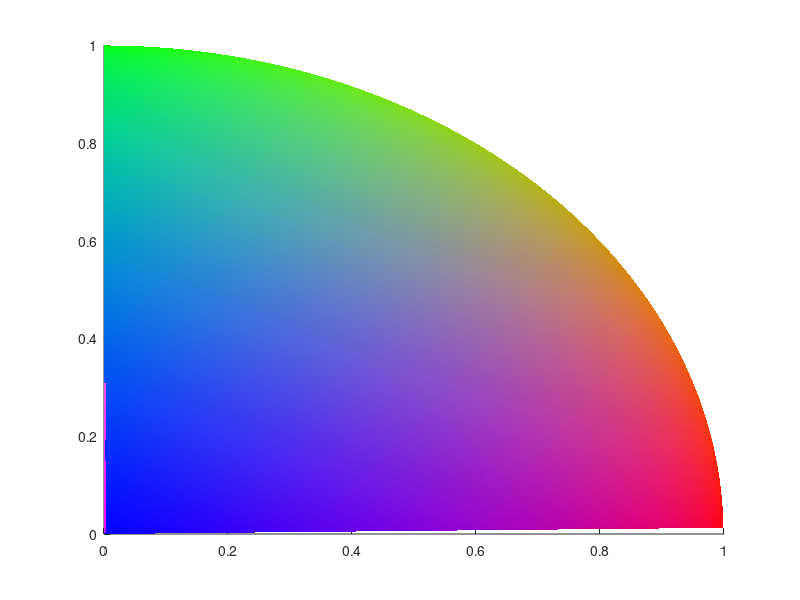

Write the MATLAB code that produced this figure. (Note: this script raises an error after producing the figure.)
clear
%change to current dir
cd(fileparts(mfilename('fullpath')))
%make colored surface
[x y z] = sphere(500);
ind = x > 0 & y > 0 & z > 0;
width = sum(ind(end-1,:));
x = reshape(x(ind),[],width);
y = reshape(y(ind),[],width);
z = reshape(z(ind),[],width);

depth = 256;
 colorIndex = x *depth...
     + y*depth*depth - mod(y*depth*depth, depth) + ...
     + z*depth*depth*depth - mod(z*depth*depth*depth, depth*depth);
surface(x,y,z, colorIndex,'CDataMapping','direct','EdgeColor','none','LineStyle','none')

map = [repmat((1:depth)',depth*depth,1) ./ depth...
    repmat((1:depth*depth)',depth,1) ./ (depth*depth)...
    repmat((1:depth*depth*depth)',1,1) ./ (depth*depth*depth) ];
colormap(map)
alpha(0.5)
grid on
view(85,34) 
% print('Hypersphere figure','-depsc')


